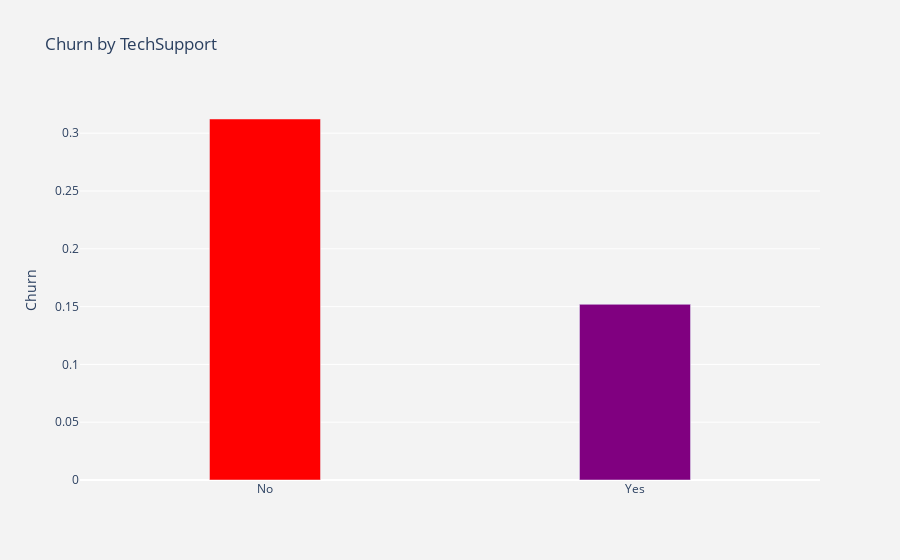

Write notebook code for a chart like this one.
### Markdown cell above
### *Q*2. Are the customers who get TechSupport service less likey to churn?

### Code cell
#visualize churn by TechSupport
plot_by_TechSupport = df.groupby('TechSupport').Churn.mean().reset_index()
plot_data = [go.Bar(
    x=plot_by_TechSupport['TechSupport'],
    y=plot_by_TechSupport['Churn'],
    width=[0.3, 0.3],
    marker=dict(color=['red','purple'])
)]
plot_layout = go.Layout(
    xaxis={"type":"category"},
    yaxis={"title":"Churn"},
    title='Churn by TechSupport',
    plot_bgcolor='rgb(243,243,243)',
    paper_bgcolor='rgb(243,243,243)',
)
fig = go.Figure(data=plot_data,layout=plot_layout) 
po.iplot(fig)

### Figure 1 — Plotly figure (JSON) as saved in the notebook; plotly's stock layout.template omitted (floating-point values rounded to 4 significant figures)
{"data": [{"marker": {"color": ["red", "purple"]}, "type": "bar", "width": [0.3, 0.3], "x": ["No", "Yes"], "y": [0.3123, 0.152]}], "layout": {"paper_bgcolor": "rgb(243,243,243)", "plot_bgcolor": "rgb(243,243,243)", "title": {"text": "Churn by TechSupport"}, "xaxis": {"type": "category"}, "yaxis": {"title": {"text": "Churn"}}}}
